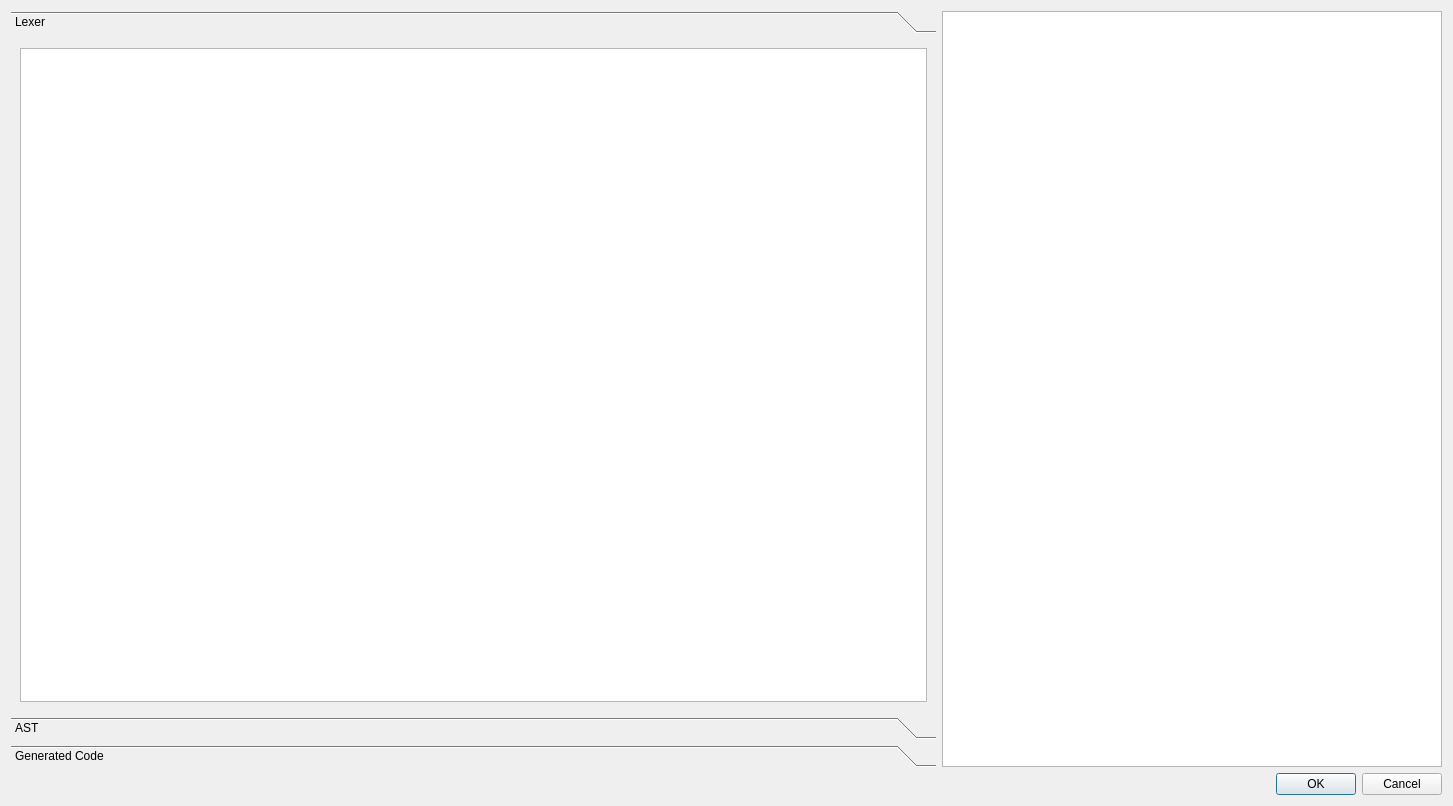
<?xml version="1.0" encoding="UTF-8"?>
<ui version="4.0">
 <class>TiCCompile</class>
 <widget class="QDialog" name="TiCCompile">
  <property name="geometry">
   <rect>
    <x>0</x>
    <y>0</y>
    <width>1453</width>
    <height>806</height>
   </rect>
  </property>
  <property name="windowTitle">
   <string>TiC Compile</string>
  </property>
  <property name="accessibleName">
   <string>TiC Compile</string>
  </property>
  <layout class="QVBoxLayout" name="verticalLayout">
   <item>
    <layout class="QHBoxLayout" name="horizontalLayout">
     <item>
      <widget class="QToolBox" name="toolBox">
       <property name="currentIndex">
        <number>0</number>
       </property>
       <widget class="QWidget" name="lexerTab">
        <property name="geometry">
         <rect>
          <x>0</x>
          <y>0</y>
          <width>927</width>
          <height>651</height>
         </rect>
        </property>
        <attribute name="label">
         <string>Lexer</string>
        </attribute>
        <layout class="QVBoxLayout" name="verticalLayout_3">
         <item>
          <widget class="QListWidget" name="tokenList"/>
         </item>
        </layout>
       </widget>
       <widget class="QWidget" name="astTab">
        <property name="geometry">
         <rect>
          <x>0</x>
          <y>0</y>
          <width>112</width>
          <height>112</height>
         </rect>
        </property>
        <attribute name="label">
         <string>AST</string>
        </attribute>
        <layout class="QVBoxLayout" name="verticalLayout_2">
         <item>
          <widget class="QTreeWidget" name="astTree">
           <property name="sortingEnabled">
            <bool>true</bool>
           </property>
           <property name="allColumnsShowFocus">
            <bool>true</bool>
           </property>
           <property name="columnCount">
            <number>3</number>
           </property>
           <attribute name="headerDefaultSectionSize">
            <number>300</number>
           </attribute>
           <column>
            <property name="text">
             <string notr="true">1</string>
            </property>
           </column>
           <column>
            <property name="text">
             <string notr="true">2</string>
            </property>
           </column>
           <column>
            <property name="text">
             <string notr="true">3</string>
            </property>
           </column>
          </widget>
         </item>
        </layout>
       </widget>
       <widget class="QWidget" name="codeTab">
        <property name="geometry">
         <rect>
          <x>0</x>
          <y>0</y>
          <width>927</width>
          <height>651</height>
         </rect>
        </property>
        <attribute name="label">
         <string>Generated Code</string>
        </attribute>
        <layout class="QHBoxLayout" name="horizontalLayout_2">
         <item>
          <widget class="QTabWidget" name="outputs"/>
         </item>
        </layout>
       </widget>
      </widget>
     </item>
     <item>
      <widget class="QTextEdit" name="dbgOut">
       <property name="maximumSize">
        <size>
         <width>500</width>
         <height>16777215</height>
        </size>
       </property>
       <property name="font">
        <font>
         <family>Monospace</family>
         <pointsize>12</pointsize>
        </font>
       </property>
      </widget>
     </item>
    </layout>
   </item>
   <item>
    <widget class="QDialogButtonBox" name="buttonBox">
     <property name="orientation">
      <enum>Qt::Horizontal</enum>
     </property>
     <property name="standardButtons">
      <set>QDialogButtonBox::Cancel|QDialogButtonBox::Ok</set>
     </property>
    </widget>
   </item>
  </layout>
 </widget>
 <resources/>
 <connections>
  <connection>
   <sender>buttonBox</sender>
   <signal>accepted()</signal>
   <receiver>TiCCompile</receiver>
   <slot>accept()</slot>
   <hints>
    <hint type="sourcelabel">
     <x>248</x>
     <y>254</y>
    </hint>
    <hint type="destinationlabel">
     <x>157</x>
     <y>274</y>
    </hint>
   </hints>
  </connection>
  <connection>
   <sender>buttonBox</sender>
   <signal>rejected()</signal>
   <receiver>TiCCompile</receiver>
   <slot>reject()</slot>
   <hints>
    <hint type="sourcelabel">
     <x>316</x>
     <y>260</y>
    </hint>
    <hint type="destinationlabel">
     <x>286</x>
     <y>274</y>
    </hint>
   </hints>
  </connection>
 </connections>
</ui>
